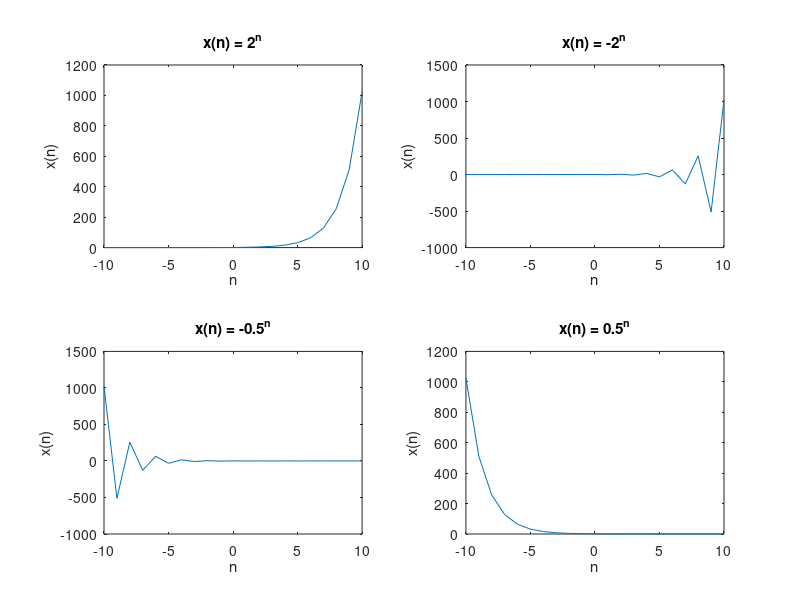
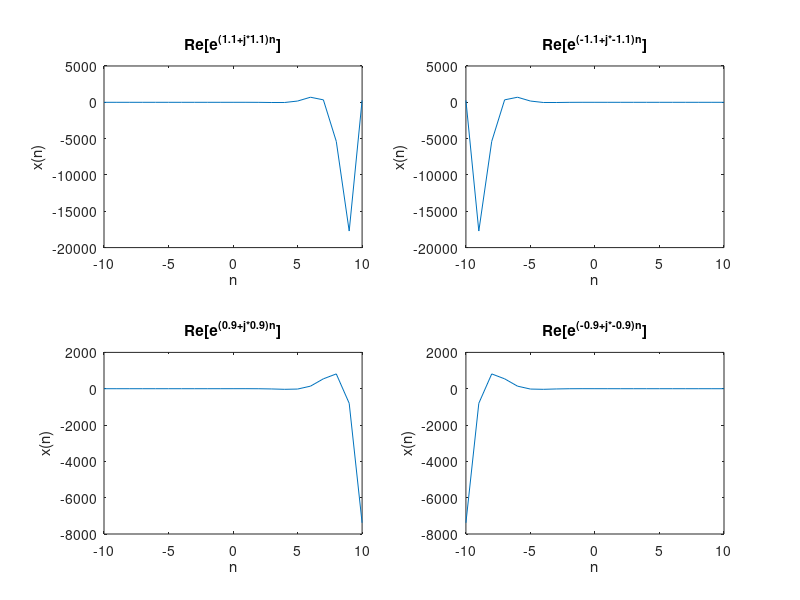
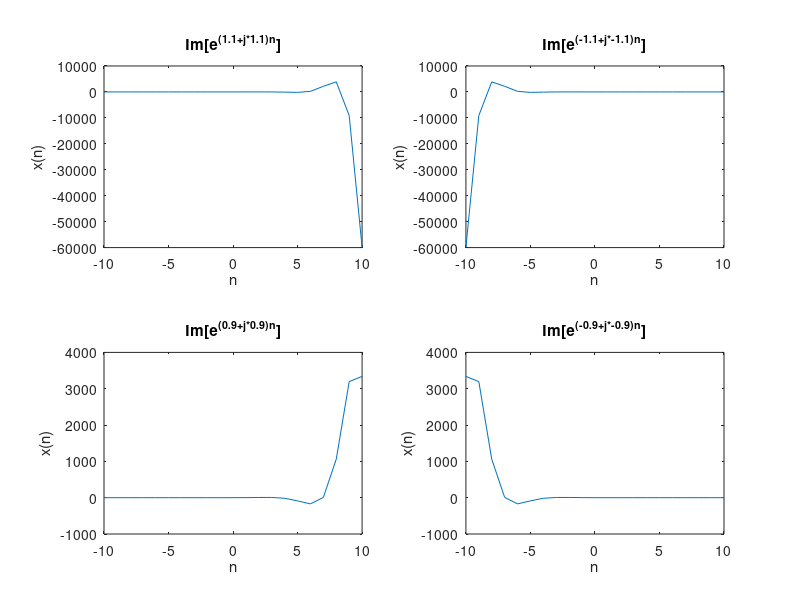
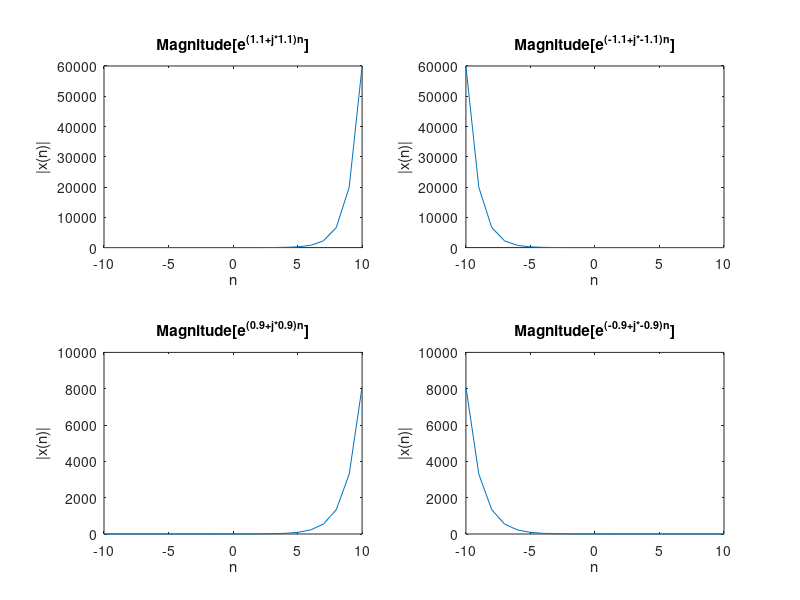

Source code (MATLAB) for these figures, in order:
%% Lab 2 
% by Dominic Meads
clc
close all
clear 
%% x(n) = a^n

n = -10:10;
a = [2 -2 -0.5 0.5];
x = zeros(4,length(n));
figure('Color', [1 1 1]);
for k = 1:length(a)
    x(k,:) = a(k).^n;
    subplot(2,2,k);
    plot(n,x(k,:));
    title(['x(n) = ',num2str(a(k)),'^n']);
    xlabel('n');
    ylabel('x(n)')
end 

% When a is postive, we see a similar shape to an
% exponential increase (a > 1), and exponential decay (a < 1). When a is
% negative, odd n values result in a negative x(n), while even n values
% result in a postive x(n). 

%% x(n) = e^(alpha + j*beta)n

alpha = [1.1 -1.1 0.9 -0.9];
beta = [1.1 -1.1 0.9 -0.9];
x = zeros(4,length(n));

% Real parts
figure('Color', [1 1 1]);
for k = 1:length(alpha)
    x(k,:) = exp((alpha(k)+j*beta(k)).*n);
    subplot(2,2,k);
    plot(n,real(x(k,:)));
    title(['Re[e^{(',num2str(alpha(k)),'+j*',num2str(beta(k)),')n}]']);
    xlabel('n');
    ylabel('x(n)');
end 

% Imaginary parts
figure('Color', [1 1 1]);
for k = 1:length(alpha)
    x(k,:) = exp((alpha(k)+j*beta(k)).*n);
    subplot(2,2,k);
    plot(n,imag(x(k,:)));
    title(['Im[e^{(',num2str(alpha(k)),'+j*',num2str(beta(k)),')n}]']);
    xlabel('n');
    ylabel('x(n)');
end 

% Magnitude
figure('Color', [1 1 1]);
for k = 1:length(alpha)
    x(k,:) = exp((alpha(k)+j*beta(k)).*n);
    subplot(2,2,k);
    plot(n,abs(x(k,:)));
    title(['Magnitude[e^{(',num2str(alpha(k)),'+j*',num2str(beta(k)),')n}]']);
    xlabel('n');
    ylabel('|x(n)|');
end 

% Angle
figure('Color', [1 1 1]);
for k = 1:length(alpha)
    x(k,:) = exp((alpha(k)+j*beta(k)).*n);
    subplot(2,2,k);
    plot(n,angle(x(k,:)));
    title(['Angle[e^{(',num2str(alpha(k)),'+j*',num2str(beta(k)),')n}]']);
    xlabel('n');
    ylabel('Angle[x(n)] (rad)');
end 

% I chose to explore four cases where alpha and beta were both postive and
% greater than one, both negative and greater than 1, both positive and
% less than 1, and both negative and less than 1. The postitive and
% negative alphas/beta graphs for both greater than 1 and less than 1 were
% mirrored. The real parts of each are negative for the extreme parts of n,
% while in the imaginary parts, x(n) is negative for extreme n when
% alpha/beta > 1. x(n) is positive for extreme n when alpha/beta < 1. All
% magnitude plots are similarly shaped. If we imagine the phase graphs as
% sawtooth waveforms, apha/beta > 1 has a higher "frequency"

%% 